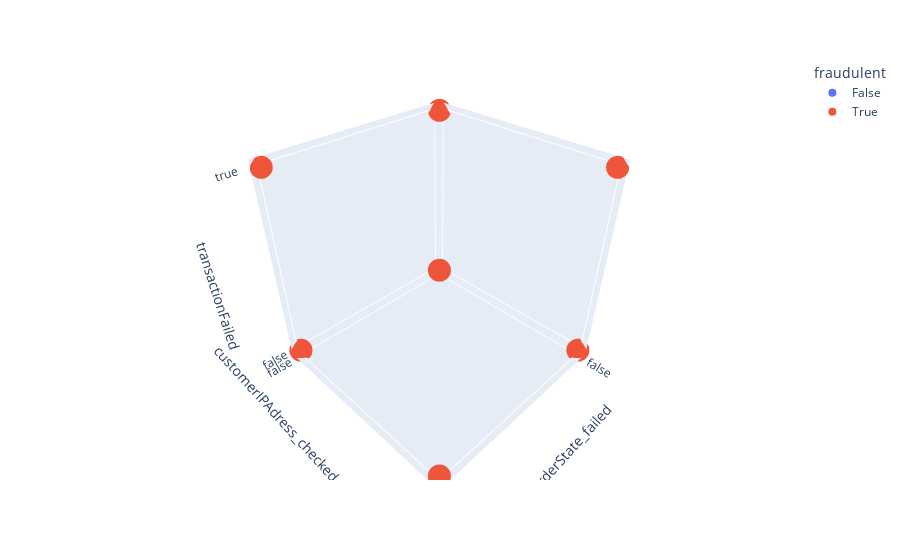

The cell this chart's notebook holds for it:
### Code cell
fig = px.scatter_3d(filter_data, x='orderState_failed', y='customerIPAdress_checked_long_address', z='transactionFailed', color='fraudulent')
fig.show()

### Figure 1 — Plotly figure (JSON) as saved in the notebook; plotly's stock layout.template omitted (floating-point values rounded to 4 significant figures; data arrays with more than 128 entries replaced by an {"elided": "..."} marker saying what was removed)
{"data": [{"hovertemplate": "fraudulent=False<br>orderState_failed=%{x}<br>customerIPAdress_checked_long_address=%{y}<br>transactionFailed=%{z}<extra></extra>", "legendgroup": "False", "marker": {"color": "#636efa", "symbol": "circle"}, "mode": "markers", "name": "False", "scene": "scene", "showlegend": true, "type": "scatter3d", "x": {"elided": "366 bool values"}, "y": {"elided": "366 bool values"}, "z": {"elided": "366 bool values"}}, {"hovertemplate": "fraudulent=True<br>orderState_failed=%{x}<br>customerIPAdress_checked_long_address=%{y}<br>transactionFailed=%{z}<extra></extra>", "legendgroup": "True", "marker": {"color": "#EF553B", "symbol": "circle"}, "mode": "markers", "name": "True", "scene": "scene", "showlegend": true, "type": "scatter3d", "x": {"elided": "453 bool values"}, "y": {"elided": "453 bool values"}, "z": {"elided": "453 bool values"}}], "layout": {"legend": {"title": {"text": "fraudulent"}, "tracegroupgap": 0}, "margin": {"t": 60}, "scene": {"domain": {"x": [0, 1], "y": [0, 1]}, "xaxis": {"title": {"text": "orderState_failed"}}, "yaxis": {"title": {"text": "customerIPAdress_checked_long_address"}}, "zaxis": {"title": {"text": "transactionFailed"}}}}}
